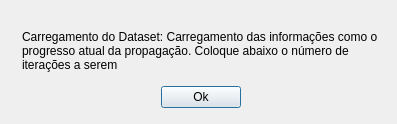
<?xml version="1.0" encoding="UTF-8"?>
<ui version="4.0">
 <class>Dialog</class>
 <widget class="QDialog" name="Dialog">
  <property name="geometry">
   <rect>
    <x>0</x>
    <y>0</y>
    <width>397</width>
    <height>124</height>
   </rect>
  </property>
  <property name="windowTitle">
   <string>Dialog</string>
  </property>
  <widget class="QWidget" name="">
   <property name="geometry">
    <rect>
     <x>22</x>
     <y>22</y>
     <width>357</width>
     <height>86</height>
    </rect>
   </property>
   <layout class="QVBoxLayout" name="verticalLayout">
    <item>
     <widget class="QLabel" name="label_3">
      <property name="text">
       <string>Carregamento do Dataset: Carregamento das informações como o progresso atual da propagação. Coloque abaixo o número de iterações a serem</string>
      </property>
      <property name="wordWrap">
       <bool>true</bool>
      </property>
     </widget>
    </item>
    <item>
     <layout class="QHBoxLayout" name="horizontalLayout">
      <item>
       <spacer name="horizontalSpacer">
        <property name="orientation">
         <enum>Qt::Horizontal</enum>
        </property>
        <property name="sizeHint" stdset="0">
         <size>
          <width>40</width>
          <height>20</height>
         </size>
        </property>
       </spacer>
      </item>
      <item>
       <widget class="QPushButton" name="pushButton">
        <property name="text">
         <string>Ok</string>
        </property>
       </widget>
      </item>
      <item>
       <spacer name="horizontalSpacer_2">
        <property name="orientation">
         <enum>Qt::Horizontal</enum>
        </property>
        <property name="sizeHint" stdset="0">
         <size>
          <width>40</width>
          <height>20</height>
         </size>
        </property>
       </spacer>
      </item>
     </layout>
    </item>
   </layout>
  </widget>
 </widget>
 <resources/>
 <connections/>
</ui>
